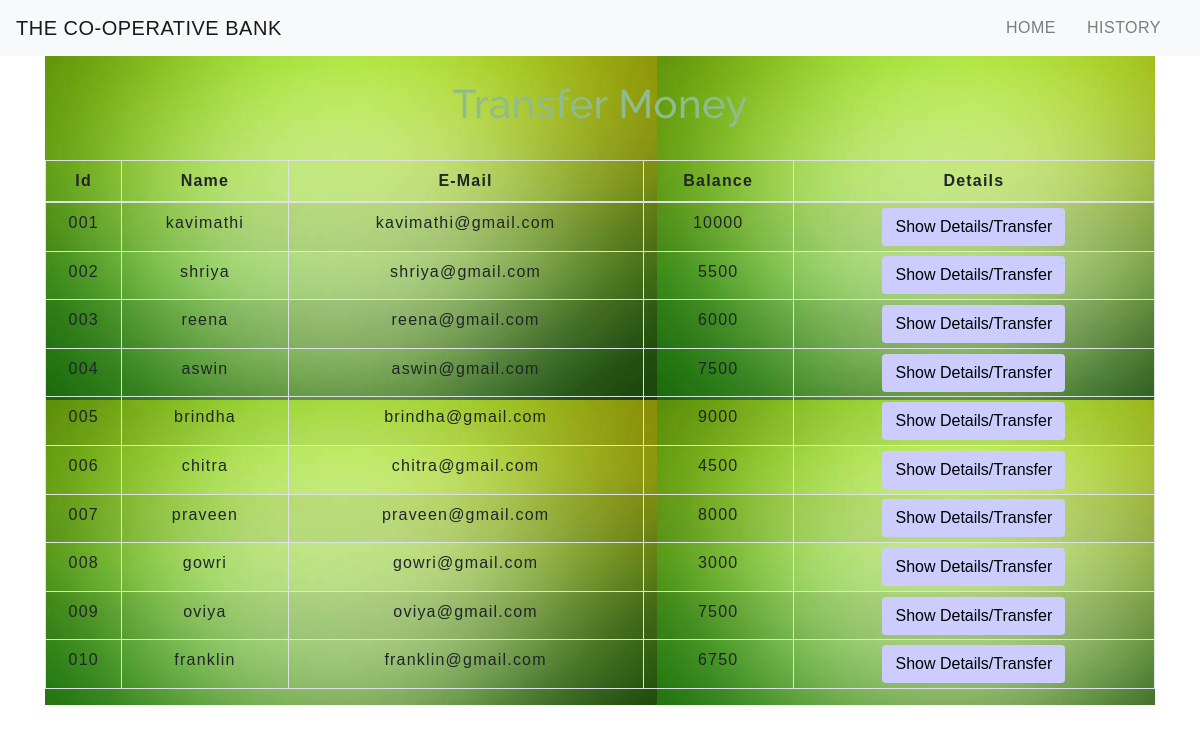
The app's page /transfermoney.php with its own data.
### tables this page shows
CREATE TABLE `users` (
  `id` varchar(50) NOT NULL,
  `name` varchar(50) NOT NULL,
  `email` varchar(50) NOT NULL,
  `balance` varchar(50) NOT NULL
);

### transfermoney.php (the view, shortened to what this page needs)
<!DOCTYPE html>
<html lang="en">
<head>
    <link rel="stylesheet" href="https://maxcdn.bootstrapcdn.com/bootstrap/4.0.0/css/bootstrap.min.css">
    <link rel="stylesheet" type="text/css" href="css/table.css">
    <link rel="stylesheet" type="text/css" href="css/navbar.css">
</head>
<body>
<?php
    include 'config.php';
    $sql = "SELECT * FROM users";
    $result = mysqli_query($conn,$sql);
?>
<?php
  include 'navbar.php';
?>
<div class="container">
<div style="background-image: url('mv.jpg');">
        <h2 class="text-center pt-4">Transfer Money</h2>
        <br>
            <div class="row">
                <div class="col">
                    <div class="table-responsive-sm">
                    <table class="table table-hover table-sm table-striped table-condensed table-bordered">
                        <thead>
                            <tr>
                            <th scope="col" class="text-center py-2">Id</th>
                            <th scope="col" class="text-center py-2">Name</th>
                            <th scope="col" class="text-center py-2">E-Mail</th>
                            <th scope="col" class="text-center py-2">Balance</th>
                            <th scope="col" class="text-center py-2">Details</th>
                            </tr>
                        </thead>
                        <tbody>
                <?php
                    while($rows=mysqli_fetch_assoc($result)){
                ?>
                    <tr>
                        <td class="py-2"><?php echo $rows['id'] ?></td>
                        <td class="py-2"><?php echo $rows['name']?></td>
                        <td class="py-2"><?php echo $rows['email']?></td>
                        <td class="py-2"><?php echo $rows['balance']?></td>
                        <td><a href="selecteduserdetail.php?id= <?php echo $rows['id'] ;?>"> <button type="button" class="btn">Show Details/Transfer</button></a></td>
                    </tr>
                <?php
                    }
                ?>
                        </tbody>
                    </table>
                    </div>
                </div>
            </div>
         </div>
</body>
</html>

### navbar.php (shortened to what this page needs)
<nav class="navbar navbar-expand-md navbar-light bg-light">
<a class="navbar-brand" href="index.php">THE CO-OPERATIVE BANK</a>
<div class="collapse navbar-collapse" id="collapsibleNavbar">
      <ul class="navbar-nav ml-auto">
        <li class="nav-item">
          <a class="nav-link" href="index.php">HOME</a>
        </li>
        <li class="nav-item">
          <a class="nav-link" href="transactionhistory.php">HISTORY</a>
        </li>
    </div>
 </nav>

### css/table.css (style rules this page uses)
* { padding: 0; margin: 0; box-sizing: border-box; font-family: sans-serif; }
h2 { font-size: 40px; }
table { letter-spacing: 1.2px; }
td { text-align: center; }
button { border:none; background: #ccccff; transition: 1s; }

### css/navbar.css (style rules this page uses)
.nav-link { margin-right: 15px; color:#8FBC8F; letter-spacing: 0.5px; transition: 0.5s; }
.navbar-brand { color: #8FBC8F; letter-spacing: 0.5px; }
h2 { color: #8FBC8F; letter-spacing: 0.5px; font-family: raleway; }

### transfermoney.php (style rules this page uses)
button { transition: 1.5s; }

### records on screen
users: id "001", name "kavimathi", email "kavimathi@gmail.com", balance "10000"
users: id "002", name "shriya", email "shriya@gmail.com", balance "5500"
users: id "003", name "reena", email "reena@gmail.com", balance "6000"
users: id "004", name "aswin", email "aswin@gmail.com", balance "7500"
users: id "005", name "brindha", email "brindha@gmail.com", balance "9000"
users: id "006", name "chitra", email "chitra@gmail.com", balance "4500"
users: id "007", name "praveen", email "praveen@gmail.com", balance "8000"
users: id "008", name "gowri", email "gowri@gmail.com", balance "3000"
users: id "009", name "oviya", email "oviya@gmail.com", balance "7500"
users: id "010", name "franklin", email "franklin@gmail.com", balance "6750"
